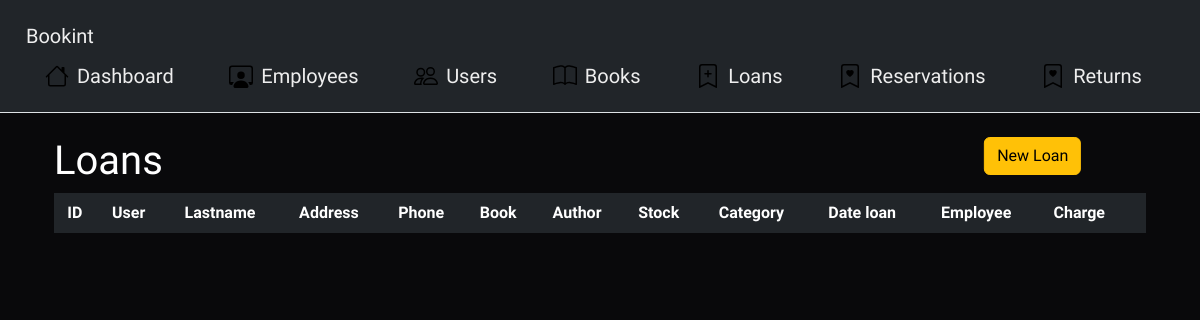
/representacion/prestamos.php, run on an earlier commit of the app's database.
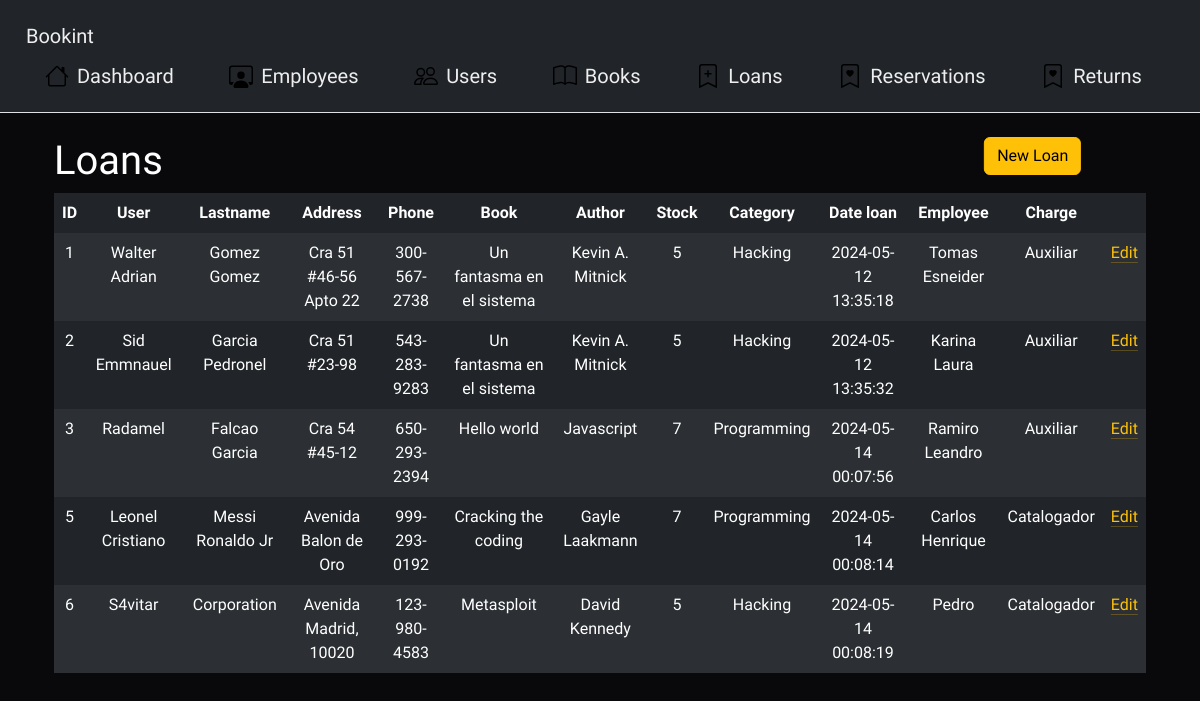
And on a later commit of the database.
### tables this page shows
CREATE TABLE `prestamo` (
  `id_prestamo` int(11) NOT NULL AUTO_INCREMENT,
  `id_usuario` int(11) DEFAULT NULL,
  `id_libro` int(11) DEFAULT NULL,
  `fecha_prestamo` datetime DEFAULT current_timestamp(),
  `id_empleado` int(11) DEFAULT NULL,
  PRIMARY KEY (`id_prestamo`),
  KEY `id_usuario` (`id_usuario`),
  KEY `id_libro` (`id_libro`),
  KEY `id_empleado` (`id_empleado`),
  CONSTRAINT `prestamo_ibfk_1` FOREIGN KEY (`id_usuario`) REFERENCES `usuario` (`id_usuario`),
  CONSTRAINT `prestamo_ibfk_2` FOREIGN KEY (`id_libro`) REFERENCES `libro` (`id_libro`),
  CONSTRAINT `prestamo_ibfk_3` FOREIGN KEY (`id_empleado`) REFERENCES `empleado` (`id_empleado`)
);

CREATE TABLE `usuario` (
  `id_usuario` int(11) NOT NULL AUTO_INCREMENT,
  `nombre_usuario` varchar(20) DEFAULT NULL,
  `apellido_usuario` varchar(20) DEFAULT NULL,
  `direccion` varchar(30) DEFAULT NULL,
  `telefono` varchar(15) DEFAULT NULL,
  `multa` int(11) DEFAULT NULL,
  PRIMARY KEY (`id_usuario`)
);

CREATE TABLE `libro` (
  `id_libro` int(11) NOT NULL AUTO_INCREMENT,
  `titulo` varchar(25) DEFAULT NULL,
  `autor` varchar(25) DEFAULT NULL,
  `cantidad` int(11) DEFAULT NULL,
  `categoria` varchar(12) DEFAULT NULL,
  PRIMARY KEY (`id_libro`)
);

CREATE TABLE `empleado` (
  `id_empleado` int(11) NOT NULL AUTO_INCREMENT,
  `nombre_empleado` varchar(20) DEFAULT NULL,
  `apellido_empleado` varchar(20) DEFAULT NULL,
  `cargo` varchar(15) DEFAULT NULL,
  PRIMARY KEY (`id_empleado`)
);

### datos/Conexion.php (called while the page is built, shortened)
<?php
class Conexion {
    public $conn;
    public function conexion() {
        try {
            $this->conn = mysqli_connect('localhost', 'codintdev', 'andres2773', 'biblioteca');
        }
        catch (Exception $e) {
            $this->conn->close();
            echo "Error al ingresar a la base de datos! " . $e->getMessage();
        }
    }
}

### logica/Prestamo.php (the view, shortened to what this page needs)
<?php
require '../datos/Conexion.php';
class Prestamo extends Conexion {
    public function index() {
        try {
            $query = "select pre.*, usu.*, lib.*, emp.* from prestamo pre inner join usuario usu on pre.id_usuario = usu.id_usuario inner join libro lib on pre.id_libro = lib.id_libro inner join empleado emp on pre.id_empleado = emp.id_empleado order by id_prestamo asc";
            $resultado = mysqli_query($this->conn, $query);
            while ($row = mysqli_fetch_array($resultado)) {
                echo "
                <tr>
                    <td>" . $row['id_prestamo'] . "</td>
                    <td>" . $row['nombre_usuario'] . "</td>
                    <td>" . $row['apellido_usuario'] . "</td>
                    <td>" . $row['direccion'] . "</td>
                    <td>" . $row['telefono'] . "</td>
                    <td>" . $row['titulo'] . "</td>
                    <td>" . $row['autor'] . "</td>
                    <td>" . $row['cantidad'] . "</td>
                    <td>" . $row['categoria'] . "</td>
                    <td>" . $row['fecha_prestamo'] . "</td>
                    <td>" . $row['nombre_empleado'] . "</td>
                    <td>" . $row['cargo'] . "</td>
                    <td>
                        <a href='edit_prestamo.php?id_prestamo=" . $row['id_prestamo'] . "' class='link-warning link-offset-2 link-underline-opacity-25 link-underline-opacity-100-hover'>Edit</a>
                    </td>
                </tr>
                ";
            }
        }
        catch (Exception $e) {
            $this->conn->close();
            echo "Error al listar los libros de la base de datos! " . $e->getMessage();
        }
    }
}

What changed in the data, as far as the page shows it:
added prestamo: id_prestamo "1", id_usuario.nombre_usuario "Walter Adrian", id_usuario.apellido_usuario "Gomez Gomez", id_usuario.direccion "Cra 51 #46-56 Apto 22", id_usuario.telefono "300-567-2738", id_libro.titulo "Un fantasma en el sistema", id_libro.autor "Kevin A. Mitnick", id_libro.cantidad "5", id_libro.categoria "Hacking", fecha_prestamo "2024-05-12 13:35:18", id_empleado.nombre_empleado "Tomas Esneider", id_empleado.cargo "Auxiliar"
added prestamo: id_prestamo "2", id_usuario.nombre_usuario "Sid Emmnauel", id_usuario.apellido_usuario "Garcia Pedronel", id_usuario.direccion "Cra 51 #23-98", id_usuario.telefono "543-283-9283", id_libro.titulo "Un fantasma en el sistema", id_libro.autor "Kevin A. Mitnick", id_libro.cantidad "5", id_libro.categoria "Hacking", fecha_prestamo "2024-05-12 13:35:32", id_empleado.nombre_empleado "Karina Laura", id_empleado.cargo "Auxiliar"
added prestamo: id_prestamo "3", id_usuario.nombre_usuario "Radamel", id_usuario.apellido_usuario "Falcao Garcia", id_usuario.direccion "Cra 54 #45-12", id_usuario.telefono "650-293-2394", id_libro.titulo "Hello world", id_libro.autor "Javascript", id_libro.cantidad "7", id_libro.categoria "Programming", fecha_prestamo "2024-05-14 00:07:56", id_empleado.nombre_empleado "Ramiro Leandro", id_empleado.cargo "Auxiliar"
added prestamo: id_prestamo "5", id_usuario.nombre_usuario "Leonel Cristiano", id_usuario.apellido_usuario "Messi Ronaldo Jr", id_usuario.direccion "Avenida Balon de Oro", id_usuario.telefono "999-293-0192", id_libro.titulo "Cracking the coding", id_libro.autor "Gayle Laakmann", id_libro.cantidad "7", id_libro.categoria "Programming", fecha_prestamo "2024-05-14 00:08:14", id_empleado.nombre_empleado "Carlos Henrique", id_empleado.cargo "Catalogador"
added prestamo: id_prestamo "6", id_usuario.nombre_usuario "S4vitar", id_usuario.apellido_usuario "Corporation", id_usuario.direccion "Avenida Madrid, 10020", id_usuario.telefono "123-980-4583", id_libro.titulo "Metasploit", id_libro.autor "David Kennedy", id_libro.cantidad "5", id_libro.categoria "Hacking", fecha_prestamo "2024-05-14 00:08:19", id_empleado.nombre_empleado "Pedro", id_empleado.cargo "Catalogador"
